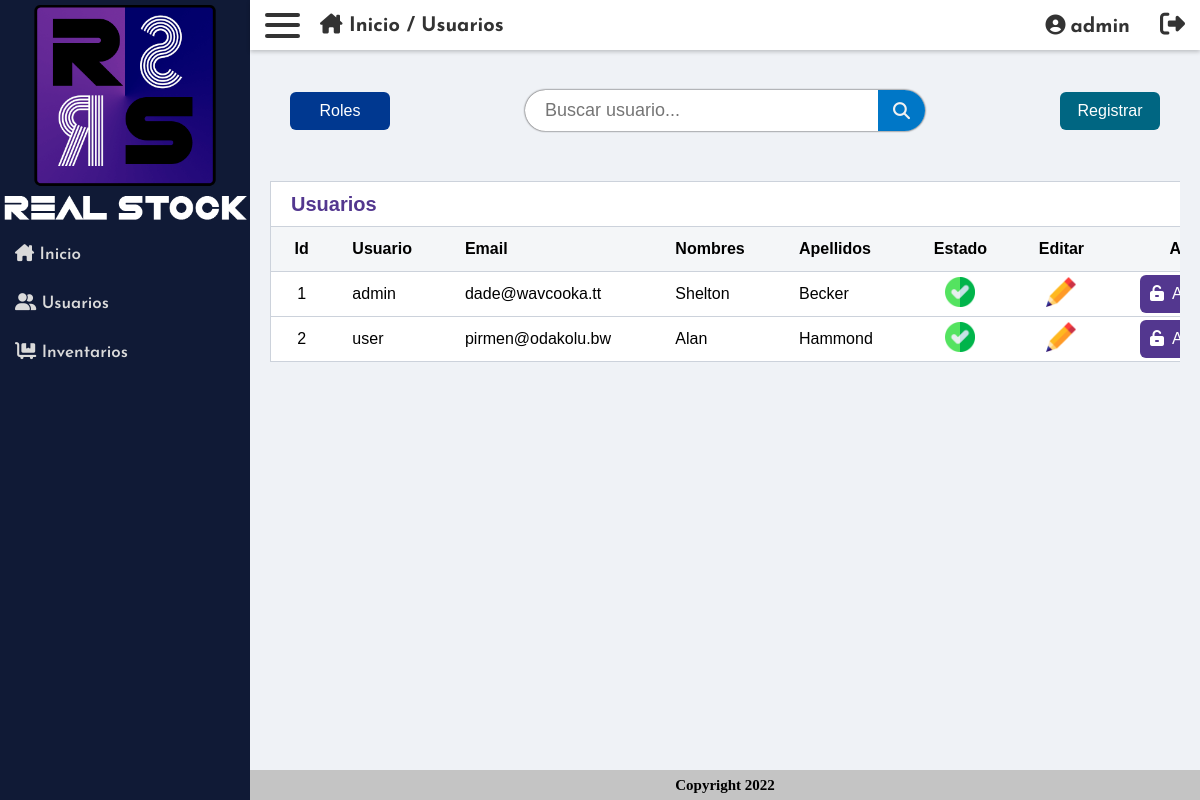
Page /frm_registrar-usuarios.php (signed in) on the committed database.
### tables this page shows
CREATE TABLE `tbl_usuario` (
  `usuario_id` int(11) NOT NULL,
  `usuario` varchar(45) DEFAULT NULL,
  `contrasena` varchar(255) DEFAULT NULL,
  `estado` varchar(45) DEFAULT NULL,
  `email` varchar(45) DEFAULT NULL,
  `nombres` varchar(45) DEFAULT NULL,
  `apellidos` varchar(45) DEFAULT NULL,
  `tbl_rol_id` int(11) DEFAULT NULL
);

### frm_registrar-usuarios.php (the view, shortened to what this page needs)
<!DOCTYPE html>
<html lang="es">
<head>
  <link rel="stylesheet" href="css/estilos.css" />
</head>
<body>
  <nav>
    <div class="logo">
      <img src="img/logo.png" alt="" />
    </div>
    <div class="links">
      <ul>
        <li class="link">
          <a href="principal.php">
            <i class="fa-solid fa-house-chimney"></i> Inicio
          </a>
        </li>
        <li class="link">
          <a href="#">
            <i class="fa-solid fa-user-group"></i> Usuarios
          </a>
        </li>
        <li class="link">
          <a href="inventarios.php">
            <i class="fa-solid fa-cart-flatbed"></i> Inventarios
          </a>
        </li>
      </ul>
    </div>
  </nav>
  <div class="wrapper">
    <header>
      <div class="section-header">
        <div class="hamburger-menu">
          <span></span><span></span><span></span>
        </div>
        <div class="location-source">
          <a href="principal.php"><i class="fa-solid fa-house-chimney"></i> Inicio</a>
          / Usuarios
        </div>
      </div>
      <div class="section-header">
        <div class="user-tag">
          <a href="frm_editar-perfil.php"><i class="fa-solid fa-circle-user"></i><?php echo $_SESSION['username'] ?></a>
        </div>
        <div class="btn-logout">
          <a href="./php/logout.php"><i class="fa-solid fa-right-from-bracket"></i></a>
        </div>
      </div>
    </header>
    <div class="content">
      <div class="items-container">
        <a href="frm_crear-roles.php" class="btn btn-blue">Roles</a>
        <div class="search-group">
          <input class="search-bar" name="data" type="text" placeholder="Buscar usuario..." />
          <button class="icon-search">
            <i class="fa-solid fa-magnifying-glass"></i>
          </button>
        </div>
        <button class="btn btn-green" data-btn-modal="true" data-modal="#m-registrar-usuario">Registrar</button>
      </div>
      <div class="wrapper-table">
        <table>
          <tr>
            <th colspan="8">Usuarios</th>
          </tr>
          <tr class="titles-table">
            <td class="cell-center">Id</td>
            <td>Usuario</td>
            <td>Email</td>
            <td>Nombres</td>
            <td>Apellidos</td>
            <td class="cell-center">Estado</td>
            <td class="cell-center">Editar</td>
            <td class="cell-center">Asignar</td>
          </tr>
          <tbody id="content-table">
            <?php
            include_once 'php/config.php';
            $query = "SELECT * FROM tbl_usuario";
            $result = mysqli_query($conn, $query);
            if ($result) {
              if (mysqli_num_rows($result) > 0) {
                foreach ($result as $row) {
            ?>
                  <tr>
                    <td class="cell-center"><?php echo $row['usuario_id'] ?></td>
                    <td><?php echo $row['usuario'] ?></td>
                    <td><?php echo $row['email'] ?></td>
                    <td><?php echo $row['nombres'] ?></td>
                    <td><?php echo $row['apellidos'] ?></td>
                    <?php
                    if ($row['estado'] == "activo") {
                      $status_img = "aceptar.png";
                    } else {
                      $status_img = "cancelar.png";
                    }
                    ?>
                    <td class="cell-center"><img src="img/<?php echo $status_img ?>" alt="" /></td>
                    <td class="cell-center">
                      <div title="Editar" data-btn-modal="true" data-modal="#m-editar-usuario_<?php echo $row['usuario_id'] ?>"><img src="img/editar.png" alt="Editar" /></div>
                    </td>
                    <td class="cell-center">
                      <button class="btn btn-purple" data-btn-modal="true" data-modal="#m-asignar-rol">
                        <i class="fa-solid fa-unlock-keyhole"></i>Asignar rol
                      </button>
                    </td>
                  </tr>
            <?php
                }
              } else {
                echo '<script type="text/javascript">
                alert("No se encontraron usuarios registrados");
                </script>';
              }
            } else {
              echo '<script type="text/javascript">
              alert("Error al consultar la lista de usuarios");
              </script>';
            }
            ?>
          </tbody>
        </table>
      </div>
    </div>
    <footer>Copyright 2022</footer>
  </div>
</body>
</html>

### css/estilos.css (style rules this page uses)
* { margin: 0; padding: 0; box-sizing: border-box; outline: none; }
a { text-decoration: none; }
.wrapper { position: relative; top: 0; left: 0; height: 100vh; margin-left: 250px; }
header { position: absolute; top: 0; width: 100%; display: flex; align-items: center; justify-content: space-between; font-family: "Josefin Sans", sans-serif; font-weight: 800; font-size: 20px; min-height: 40px; background-color: #fff; box-shadow: 0 2px 4px rgba(0, 0, 0, 0.2); padding: 5px 15px; z-index: 10; }
.section-header { display: flex; align-items: center; margin: 5px 0; }
.hamburger-menu { position: relative; width: 35px; height: 25px; display: flex; flex-direction: column; justify-content: space-between; cursor: pointer; margin-right: 20px; -webkit-tap-highlight-color: rgba(0, 0, 0, 0); }
.hamburger-menu span { width: 100%; height: 4px; background-color: rgba(0, 0, 0, 0.8); border-radius: 2px; transition: transform 0.3s; }
.location-source { color: rgba(0, 0, 0, 0.8); user-select: none; }
.location-source a { color: rgba(0, 0, 0, 0.8); }
.user-tag a { color: rgba(0, 0, 0, 0.8); }
.user-tag a i { margin: 5px; }
.btn-logout { font-size: 25px; cursor: pointer; margin-left: 30px; }
.btn-logout a { color: rgba(0, 0, 0, 0.8); }
.content { background-color: #eff2f6; min-height: calc(100vh - 30px); padding: 70px 20px 20px 20px; }
.items-container { display: flex; align-items: center; justify-content: center; flex-wrap: wrap; margin: 20px; font-family: sans-serif; }
.btn { min-width: 100px; height: fit-content; padding: 10px; color: #fff; border-radius: 6px; text-align: center; border: none; outline: none; cursor: pointer; font-size: 1rem; user-select: none; }
.btn i { margin-right: 8px; }
.btn-blue { background-color: #003890; transition: 0.3s; }
.btn-green { background-color: #006682; transition: 0.3s; }
.btn-purple { background-color: #53378F; transition: 0.3s; }
.search-group { width: 400px; position: relative; margin: auto; }
.search-bar { background-color: #fff; border-radius: 30px; width: 100%; font-size: 20px; box-shadow: 0 0 2px rgb(14, 12, 12); transition: 0.3s; border: none; padding: 10px 20px; font-size: 18px; }
.icon-search { position: absolute; height: 100%; display: flex; align-items: center; justify-content: center; border: none; border-radius: 0 40px 40px 0 ; padding: 0 15px; font-size: 17px; color: rgb(241, 241, 241); background-color: rgb(0, 119, 199); top: 0; right: 0; transition: .3s; }
.wrapper-table { font-family: sans-serif; overflow-x: auto; margin: 50px 0; }
.wrapper-table table { width: 100%; min-width: 1020px; border-collapse: collapse; }
.wrapper-table th { color: #53378F; font-size: 20px; text-align: left; padding: 0 20px; }
.wrapper-table tr { background-color: #fff; height: 45px; border: solid 1px #ccd2db; }
.wrapper .titles-table td { font-weight: 600; background-color: #F4F6F8; }
.wrapper-table tr td { padding: 0 20px; }
.wrapper-table tr td img { width: 30px; height: 30px; cursor: pointer; }
.cell-center { text-align: center; }
footer { position: relative; left: 0; width: 100%; bottom: 0; height: 30px; line-height: 30px; text-align: center; background-color: #c4c4c4; font-size: 15px; font-weight: 900; }
.logo img { width: 100%; }
nav { position: fixed; left: 0; top: 0; background-color: #101a36; height: 100%; width: 250px; color: #fff; font-family: "Josefin Sans", sans-serif; font-weight: 600; overflow-x: hidden; z-index: 10; }
.link a { color: rgb(218, 218, 218); display: block; font-size: 17px; padding: 15px; transition: .3s; }

### rows in the picture
tbl_usuario: usuario_id "1", usuario "admin", email "dade@wavcooka.tt", nombres "Shelton", apellidos "Becker"
tbl_usuario: usuario_id "2", usuario "user", email "pirmen@odakolu.bw", nombres "Alan", apellidos "Hammond"

### other values in the picture
$_SESSION['username'] "admin"
